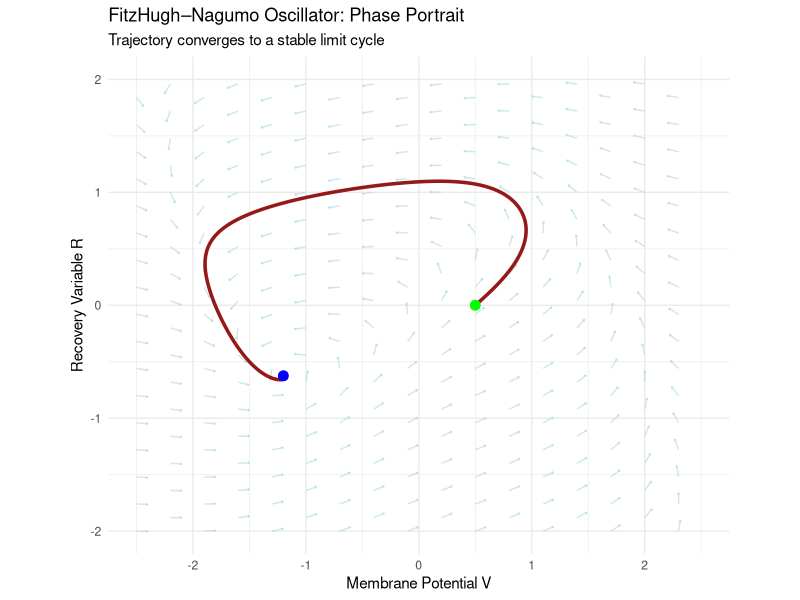
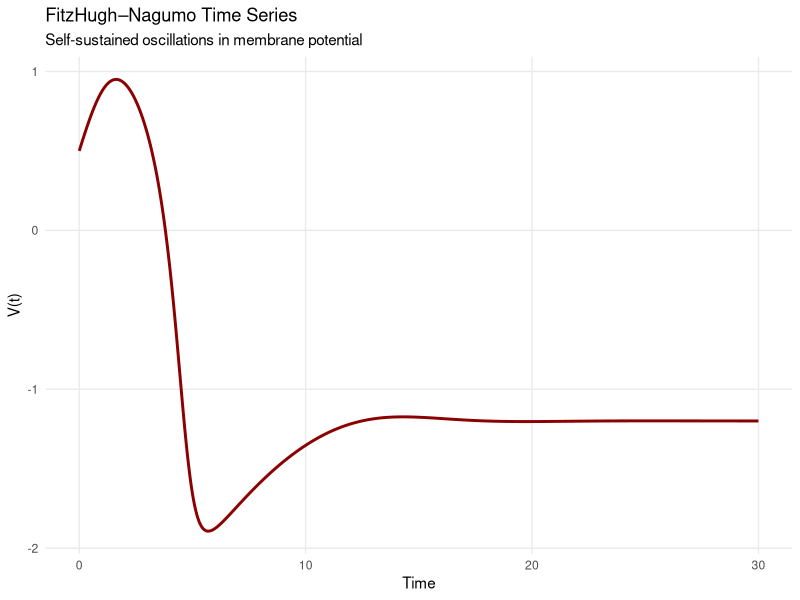
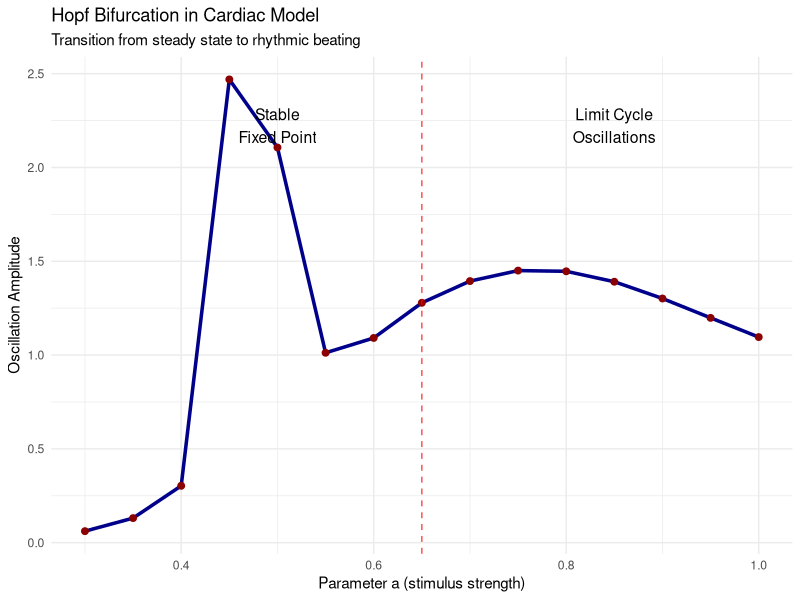
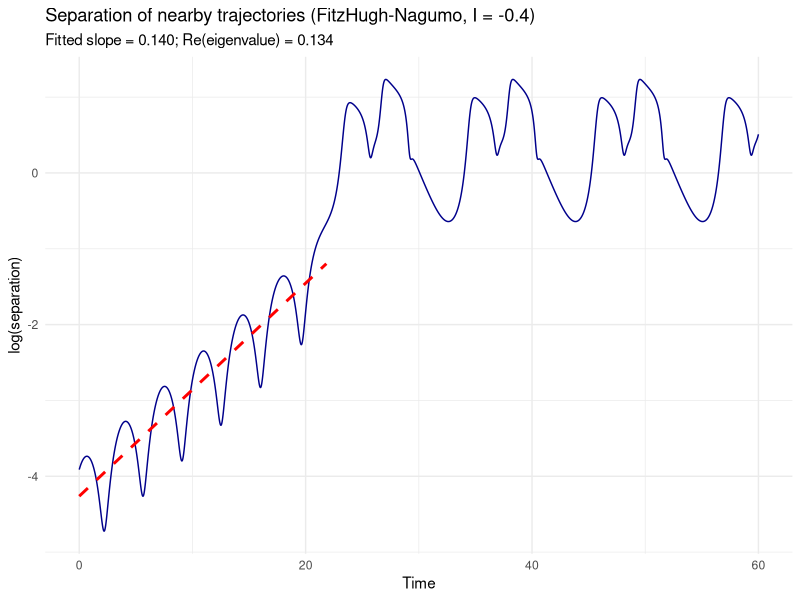
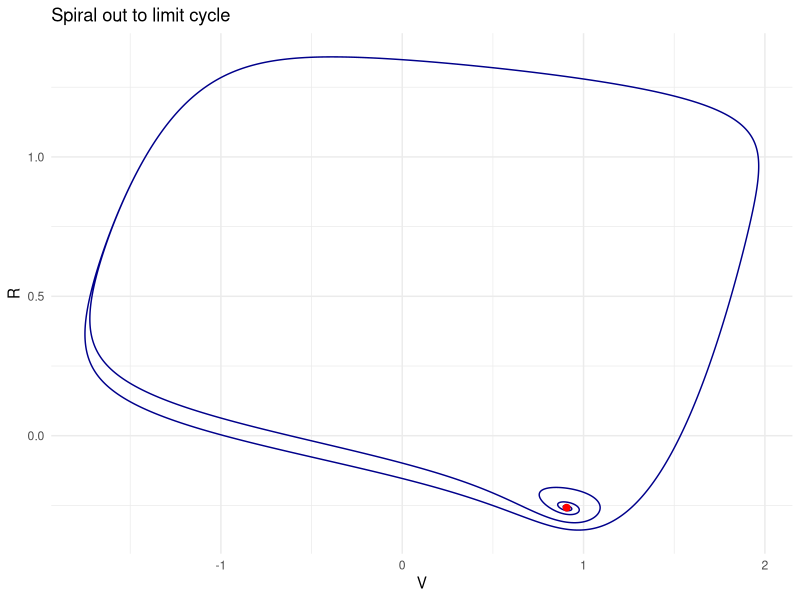
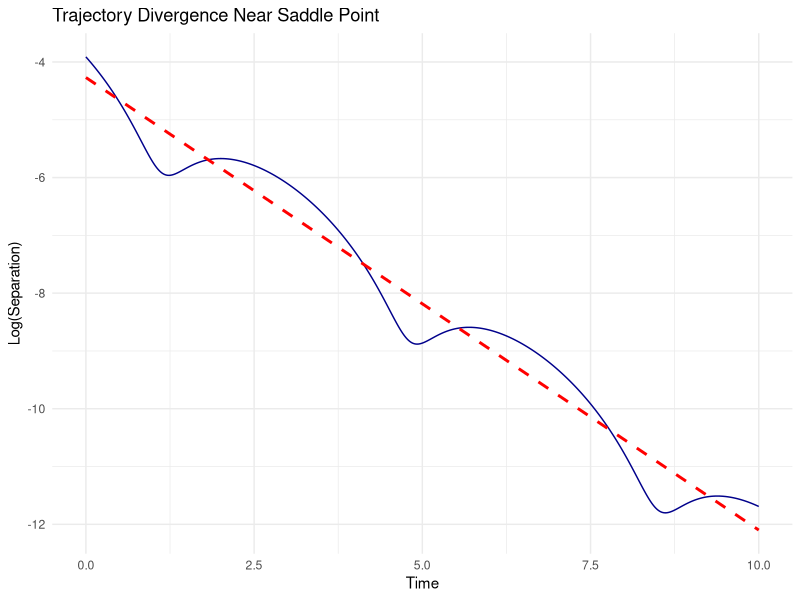

The R source for these figures, in order:
## ---- chunk 1
# Load required libraries
library(ggplot2)
library(deSolve)

# ------------------------------------------------------------
# FitzHugh–Nagumo Model (canonical nondimensional form)
# ------------------------------------------------------------
fitzhugh_nagumo <- function(t, state, parameters) {
  V <- state["V"]
  R <- state["R"]

  c_param <- parameters[["c"]]
  a <- parameters[["a"]]
  b <- parameters[["b"]]

  dV <- V - V^3/3 - R
  dR <- (V + a - b*R) / c_param

  list(c(dV, dR))
}

# Parameters generating a stable limit cycle
fn_params <- list(c = 3, a = 0.7, b = 0.8)

# ------------------------------------------------------------
# Vector field grid
# ------------------------------------------------------------
V_range <- seq(-2.5, 2.5, by = 0.15)
R_range <- seq(-2,  2,  by = 0.12)

vector_field <- expand.grid(V = V_range, R = R_range)

# Compute derivatives
vector_field$dV <- with(vector_field, V - V^3/3 - R)
vector_field$dR <- with(vector_field, (V + fn_params$a - fn_params$b*R) / fn_params$c)

# Normalize vectors for visualization
mag <- sqrt(vector_field$dV^2 + vector_field$dR^2)
scale_factor <- 0.1

vector_field$dV_norm <- scale_factor * vector_field$dV / mag
vector_field$dR_norm <- scale_factor * vector_field$dR / mag

# Subsample vector field for readability
vf_sub <- vector_field[seq(1, nrow(vector_field), by = 4), ]

# ------------------------------------------------------------
# Integrate one example trajectory
# ------------------------------------------------------------
times <- seq(0, 30, by = 0.01)
initial_state <- c(V = 0.5, R = 0)

trajectory <- ode(y = initial_state, times = times,
                  func = fitzhugh_nagumo, parms = fn_params)
trajectory_df <- as.data.frame(trajectory)

# ------------------------------------------------------------
# Phase portrait
# ------------------------------------------------------------
phase_portrait <- ggplot() +
  geom_segment(
    data = vf_sub,
    aes(x = V, y = R, xend = V + dV_norm, yend = R + dR_norm),
    arrow = arrow(length = unit(0.02, "inches")),
    color = "lightblue", alpha = 0.6
  ) +
  geom_path(
    data = trajectory_df,
    aes(x = V, y = R),
    color = "darkred", linewidth = 1.2, alpha = 0.9
  ) +
  geom_point(
    data = trajectory_df[1,],
    aes(x = V, y = R),
    color = "green", size = 3
  ) +
  geom_point(
    data = tail(trajectory_df, 1),
    aes(x = V, y = R),
    color = "blue", size = 3
  ) +
  labs(
    title = "FitzHugh–Nagumo Oscillator: Phase Portrait",
    subtitle = "Trajectory converges to a stable limit cycle",
    x = "Membrane Potential V",
    y = "Recovery Variable R"
  ) +
  theme_minimal() +
  coord_equal(xlim = c(-2.5, 2.5), ylim = c(-2, 2))

# ------------------------------------------------------------
# Time-series plot
# ------------------------------------------------------------
timeseries_plot <- ggplot(trajectory_df, aes(x = time)) +
  geom_line(aes(y = V), color = "darkred", linewidth = 1) +
  labs(
    title = "FitzHugh–Nagumo Time Series",
    subtitle = "Self-sustained oscillations in membrane potential",
    x = "Time",
    y = "V(t)"
  ) +
  theme_minimal() +
  theme(panel.grid.minor = element_blank())

# Render
print(phase_portrait)
print(timeseries_plot)
## ---- chunk 2
library(deSolve)
library(ggplot2)

# --- FitzHugh–Nagumo system (example; replace with yours if already defined) ---
fitzhugh_nagumo <- function(t, state, parms) {
  with(as.list(c(state, parms)), {
    dV <- V - (V^3)/3 - R + a
    dR <- (V + b - c * R) / tau
    list(c(dV, dR))
  })
}

# --- Example parameters (replace with your own fn_params if defined elsewhere) ---
fn_params <- list(a = 0.5, b = 0.8, c = 0.7, tau = 12)

# --- Hopf Bifurcation Sweep ---
a_values <- seq(0.3, 1.0, by = 0.05)
max_amplitudes <- numeric(length(a_values))

for (i in seq_along(a_values)) {
  
  params_temp <- fn_params
  params_temp$a <- a_values[i]
  
  # Long integration to reach attractor
  times_long <- seq(0, 50, by = 0.05)
  traj_temp <- ode(
    y = c(V = 0.5, R = 0),
    times = times_long,
    func = fitzhugh_nagumo,
    parms = params_temp,
    method = "lsoda",
    atol = 1e-8,
    rtol = 1e-8
  )
  
  traj_temp <- as.data.frame(traj_temp)
  
  # Extract last segment safely
  seg_len <- min(200, nrow(traj_temp))
  last_segment <- tail(traj_temp, seg_len)
  
  # Compute amplitude of V
  max_amplitudes[i] <- max(last_segment$V) - min(last_segment$V)
}

# --- Build bifurcation diagram ---
bifurcation_diagram <- data.frame(a = a_values, amplitude = max_amplitudes)

bifurcation_plot <- ggplot(bifurcation_diagram, aes(x = a, y = amplitude)) +
  geom_line(color = "darkblue", linewidth = 1.2) +
  geom_point(color = "darkred", size = 2) +
  geom_vline(xintercept = 0.65, linetype = "dashed", color = "red", alpha = 0.7) +
  annotate("text", x = 0.5, y = max(max_amplitudes) * 0.9,
           label = "Stable\nFixed Point", size = 4) +
  annotate("text", x = 0.85, y = max(max_amplitudes) * 0.9,
           label = "Limit Cycle\nOscillations", size = 4) +
  labs(
    title = "Hopf Bifurcation in Cardiac Model",
    x = "Parameter a (stimulus strength)",
    y = "Oscillation Amplitude",
    subtitle = "Transition from steady state to rhythmic beating"
  ) +
  theme_minimal()

print(bifurcation_plot)

## ---- chunk 3
if (!require("deSolve")) install.packages("deSolve")
if (!require("ggplot2")) install.packages("ggplot2")
library(deSolve)
library(ggplot2)

# Parameters: I = -0.4 makes the fixed point an unstable spiral (I = 0 gives a stable one)
p <- list(a = 0.7, b = 0.8, tau = 3.0, I = -0.4)

fhn <- function(t, y, parms) {
  with(as.list(c(y, parms)), {
    dV <- tau * (V - V^3 / 3 + R + I)
    dR <- -(V - a + b * R) / tau
    list(c(dV, dR))
  })
}

# Fixed point: R = V^3/3 - V - I on the V-nullcline, V - a + b R = 0 on the R-nullcline
find_fixed_point <- function(p) {
  f <- function(V) V - p$a + p$b * (V^3 / 3 - V - p$I)
  V_fp <- uniroot(f, c(-3, 3))$root
  c(V = V_fp, R = V_fp^3 / 3 - V_fp - p$I)
}
fp <- find_fixed_point(p)

jacobian_fn <- function(V, p) {
  matrix(c(p$tau * (1 - V^2), p$tau,
           -1 / p$tau,        -p$b / p$tau),
         nrow = 2, byrow = TRUE)
}
J  <- jacobian_fn(fp["V"], p)
ev <- eigen(J)$values
lambda_local <- max(Re(ev))   # local growth rate at the fixed point

cat("Fixed point: V =", fp["V"], ", R =", fp["R"], "\n")
cat("Eigenvalues:", format(ev), "\n")
cat("Type:", if (all(Re(ev) < 0)) "stable" else "unstable",
    if (any(Im(ev) != 0)) "focus" else "node/saddle", "\n")

# Two nearby initial conditions
times <- seq(0, 60, by = 0.01)
y0_plus  <- c(V = unname(fp["V"]) + 0.01, R = unname(fp["R"]))
y0_minus <- c(V = unname(fp["V"]) - 0.01, R = unname(fp["R"]))

opts <- list(method = "lsoda", rtol = 1e-10, atol = 1e-12)
out1 <- as.data.frame(ode(y0_plus,  times, fhn, p, rtol = 1e-10, atol = 1e-12))
out2 <- as.data.frame(ode(y0_minus, times, fhn, p, rtol = 1e-10, atol = 1e-12))

sep_df <- data.frame(
  time = out1$time,
  separation = sqrt((out1$V - out2$V)^2 + (out1$R - out2$R)^2)
)
sep_df <- sep_df[sep_df$separation > 0, ]
sep_df$logsep <- log(sep_df$separation)

# Fit only during the early growth phase (separation still small)
fit_df <- sep_df[sep_df$separation < 0.15 * max(sep_df$separation), ]
fit_df <- fit_df[seq_len(which.max(fit_df$separation)), ]
fit <- lm(logsep ~ time, data = fit_df)
lambda_est <- coef(fit)[["time"]]

cat("Estimated exponent from simulation:", lambda_est, "\n")
cat("Re(eigenvalue) at fixed point:     ", lambda_local, "\n")

ggplot(sep_df, aes(time, logsep)) +
  geom_line(colour = "darkblue") +
  geom_line(data = fit_df, aes(y = predict(fit)), colour = "red",
            linetype = "dashed", linewidth = 1) +
  labs(title = "Separation of nearby trajectories (FitzHugh-Nagumo, I = -0.4)",
       subtitle = sprintf("Fitted slope = %.3f; Re(eigenvalue) = %.3f",
                          lambda_est, lambda_local),
       x = "Time", y = "log(separation)") +
  theme_minimal()

# Phase portrait
ggplot() +
  geom_path(data = out1, aes(V, R), colour = "darkblue") +
  geom_point(aes(fp["V"], fp["R"]), colour = "red", size = 2) +
  labs(title = "Spiral out to limit cycle", x = "V", y = "R") +
  theme_minimal()

## ---- chunk 4
# Load libraries
if (!require("deSolve")) install.packages("deSolve")
if (!require("ggplot2")) install.packages("ggplot2")
library(deSolve)
library(ggplot2)

# Parameters
fn_params <- list(a = 0.7, b = 0.8, c = 3.0)

# FitzHugh-Nagumo ODE system
fitzhugh_nagumo <- function(t, y, parms) {
  with(as.list(c(y, parms)), {
    dV <- c * (V - V^3 / 3 + R)
    dR <- -(V - a + b * R) / c
    list(c(dV, dR))
  })
}

# Find fixed point numerically (robust)
find_fixed_point <- function(p) {
  f <- function(V) {
    R <- V^3/3 - V
    V - p$a + p$b * R
  }
  V_fp <- uniroot(f, c(-2, 2))$root
  R_fp <- V_fp^3/3 - V_fp
  c(V = V_fp, R = R_fp)
}

fp <- find_fixed_point(fn_params)

# Jacobian
jacobian_fn <- function(V, R, params) {
  with(params, {
    matrix(c(
      c * (1 - V^2),  c,
      -1/c,          -b/c
    ), nrow = 2, byrow = TRUE)
  })
}

J <- jacobian_fn(fp[1], fp[2], fn_params)
eigenvals <- eigen(J)$values
lyap <- Re(eigenvals)

cat("Fixed point: V =", fp[1], ", R =", fp[2], "\n")
cat("Lyapunov exponents:", lyap, "\n")

# Simulate nearby trajectories
times <- seq(0, 10, by = 0.01)
y0_plus  <- c(fp[1] + 0.01, fp[2])
y0_minus <- c(fp[1] - 0.01, fp[2])

# Run ODEs
out1 <- ode(y = y0_plus,  times = times, func = fitzhugh_nagumo, parms = fn_params)
out2 <- ode(y = y0_minus, times = times, func = fitzhugh_nagumo, parms = fn_params)

# 🔑 CRITICAL FIX: ode() may return a matrix with columns "time", "1", "2"
# So we CONVERT TO DATA FRAME and SET COLUMN NAMES EXPLICITLY
traj1_df <- as.data.frame(out1)
traj2_df <- as.data.frame(out2)

# Force correct column names
names(traj1_df) <- c("time", "V", "R")
names(traj2_df) <- c("time", "V", "R")

# Now compute separation — V and R are guaranteed to exist
separation <- sqrt((traj1_df$V - traj2_df$V)^2 + (traj1_df$R - traj2_df$R)^2)
separation_df <- data.frame(time = traj1_df$time, separation = separation)

# Remove non-positive separations (log(0) = -Inf)
separation_df <- separation_df[separation_df$separation > 0, ]

# Plot
ggplot(separation_df, aes(x = time, y = log(separation))) +
  geom_line(color = "darkblue") +
  geom_smooth(method = "lm", se = FALSE, color = "red", linetype = "dashed") +
  labs(
    title = "Trajectory Divergence Near Saddle Point",
    x = "Time",
    y = "Log(Separation)"
  ) +
  theme_minimal()
